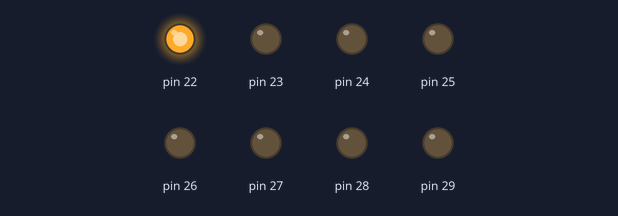
Bench run of a sketch on a simulated Arduino Mega 2560, built with avr-gcc and run on an emulated ATmega2560. Parts: output pins drawn as LEDs (lit = HIGH).

Above: at 0.05 s.
At 0.45 s:
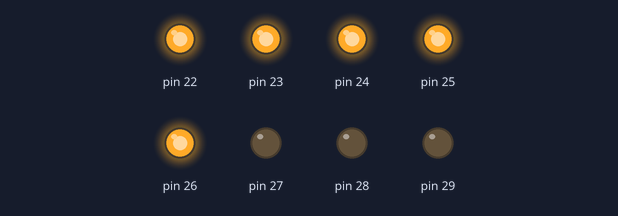
At 0.8 s:
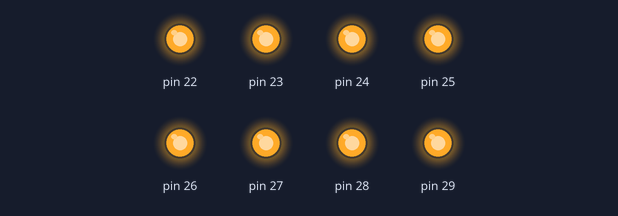
Timing chart, 0 to 2.3 s (numbered marks = the images above):
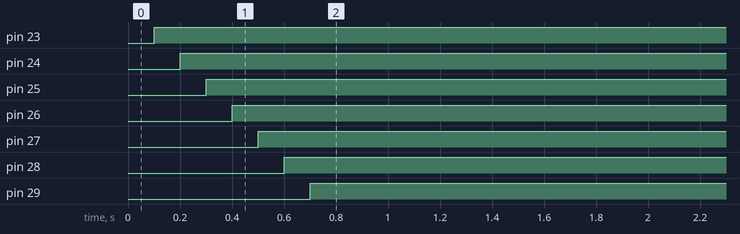

The sketch:

Q2.ino
```cpp
#include<avr/io.h>
void setup()
{
  DDRA |=  0xFF;
  PORTA = 0x01;
}

void loop()
{
    _delay_ms(100);
  PORTA |= PORTA<<1;
}
```

Measured:
- by itself, pin 23: LOW → HIGH at 0.10 s
- by itself, pin 24: LOW → HIGH at 0.20 s
- by itself, pin 25: LOW → HIGH at 0.30 s
- by itself, pin 26: LOW → HIGH at 0.40 s
- by itself, pin 27: LOW → HIGH at 0.50 s
- by itself, pin 28: LOW → HIGH at 0.60 s
- by itself, pin 29: LOW → HIGH at 0.70 s
